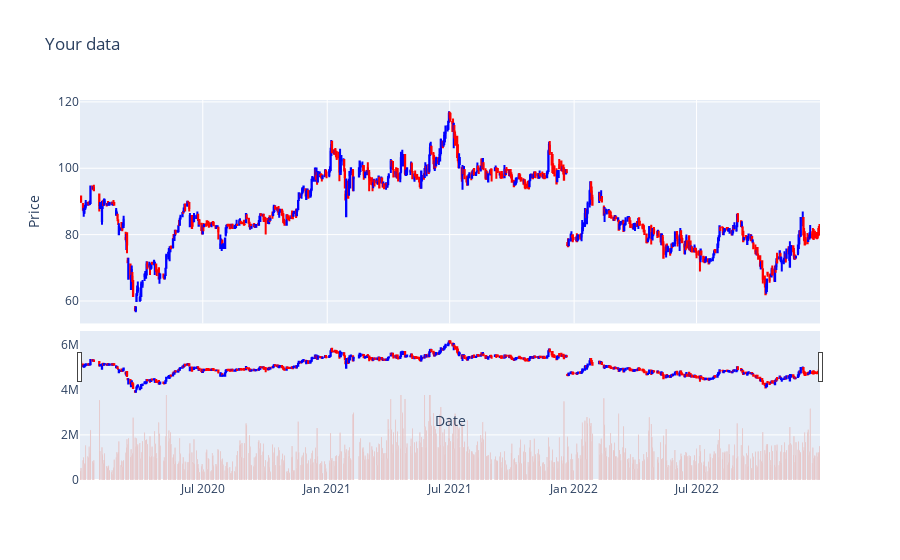

Notebook source saved alongside this figure:
### Code cell
from vnquant import plot as pl
pl.vnquant_candle_stick(
    data = data_selected,
    title='Your data',
    ylab='Date', xlab='Price',
    show_advanced=['volume', 'macd', 'rsi']
)

### Figure 1 — Plotly figure (JSON) as saved in the notebook; plotly's stock layout.template omitted (floating-point values rounded to 4 significant figures; data arrays with more than 128 entries replaced by an {"elided": "..."} marker saying what was removed)
{"data": [{"close": {"elided": "751 float values"}, "decreasing": {"line": {"color": "red"}}, "high": {"elided": "751 float values"}, "increasing": {"line": {"color": "blue"}}, "low": {"elided": "751 float values"}, "open": {"elided": "751 float values"}, "type": "candlestick", "x": {"elided": "751 str values"}, "xaxis": "x", "yaxis": "y"}, {"name": "Volume", "type": "bar", "x": {"elided": "751 str values"}, "xaxis": "x2", "y": {"elided": "751 int values"}, "yaxis": "y2"}], "layout": {"showlegend": false, "title": {"text": "Your data"}, "xaxis": {"anchor": "y", "domain": [0, 1], "matches": "x2", "showticklabels": false, "title": {"text": "Date"}}, "xaxis2": {"anchor": "y2", "domain": [0, 1]}, "yaxis": {"anchor": "x", "domain": [0.412, 1], "title": {"text": "Price"}}, "yaxis2": {"anchor": "x2", "domain": [0, 0.392]}}}
